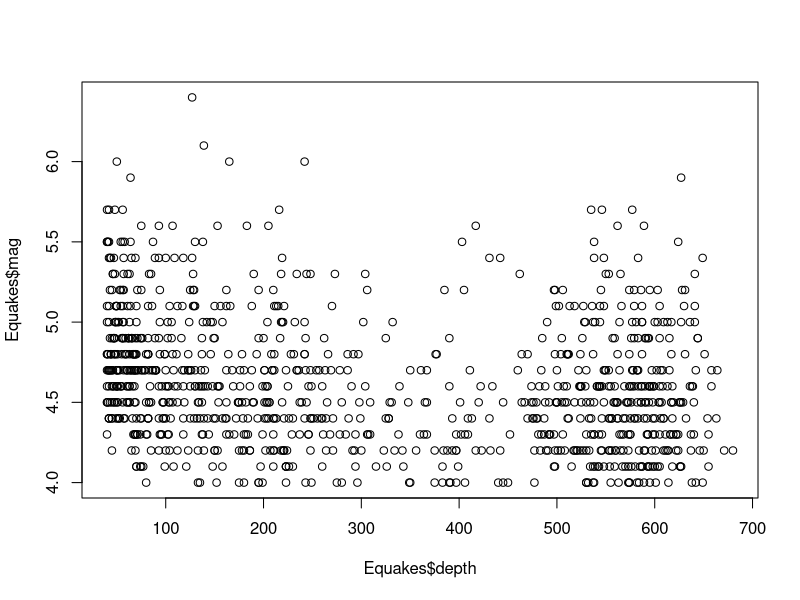
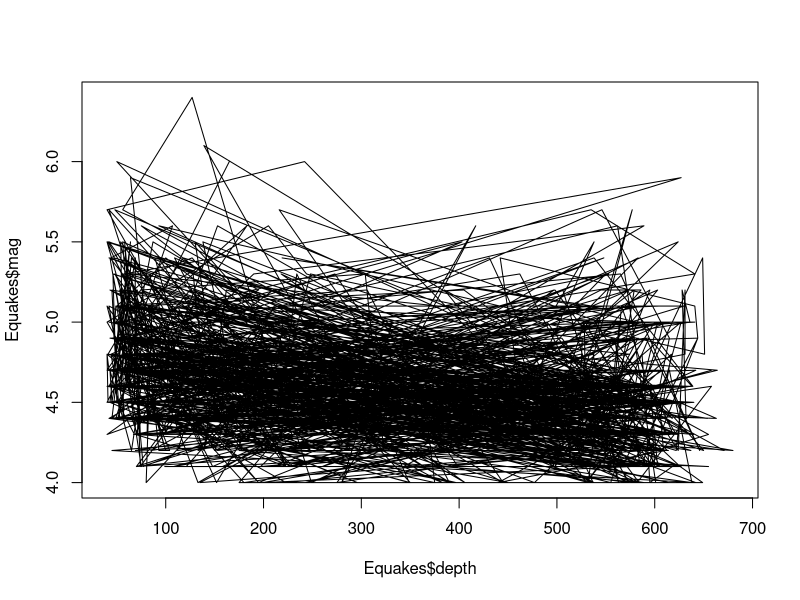
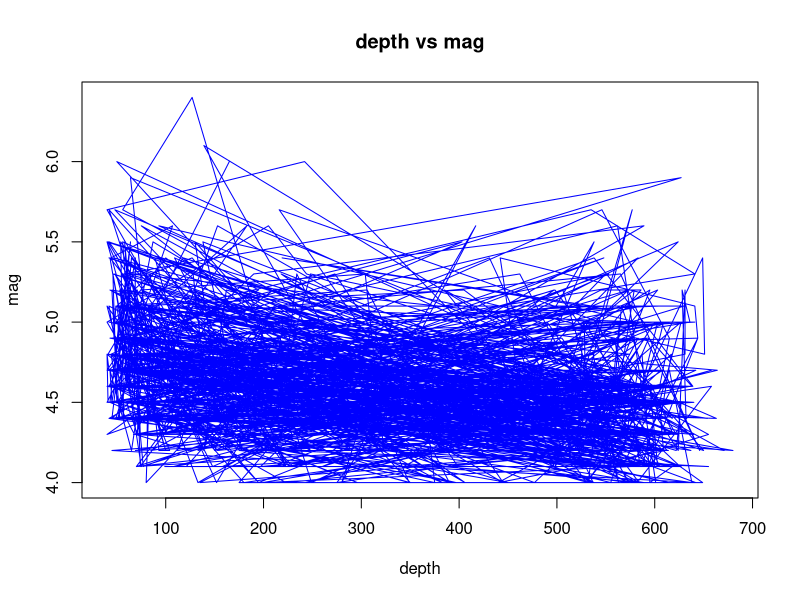
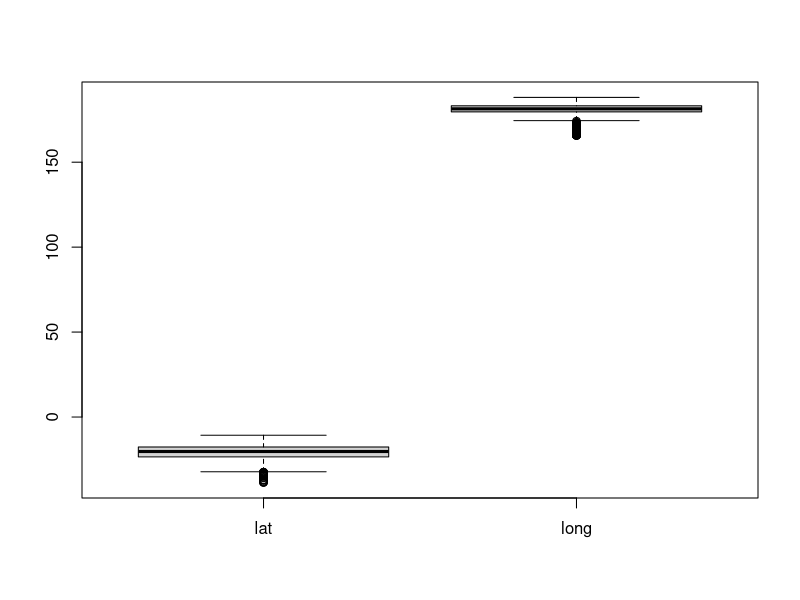
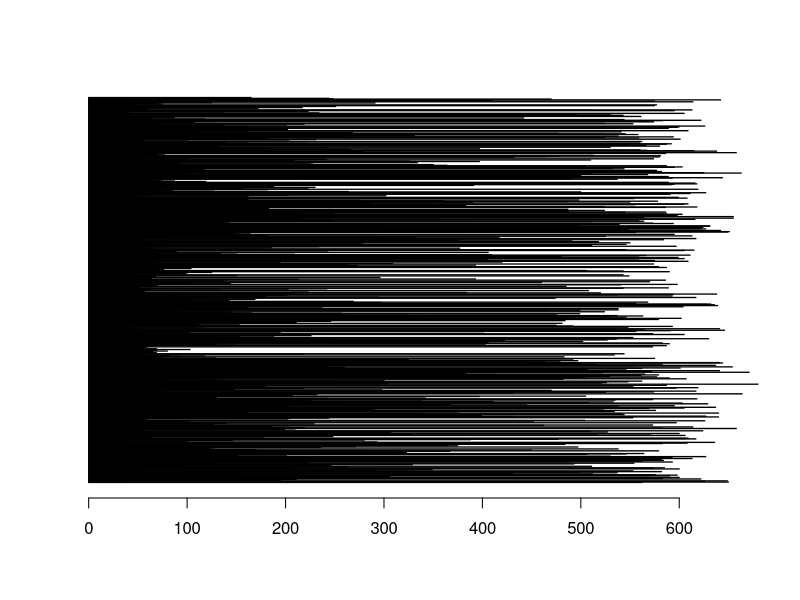
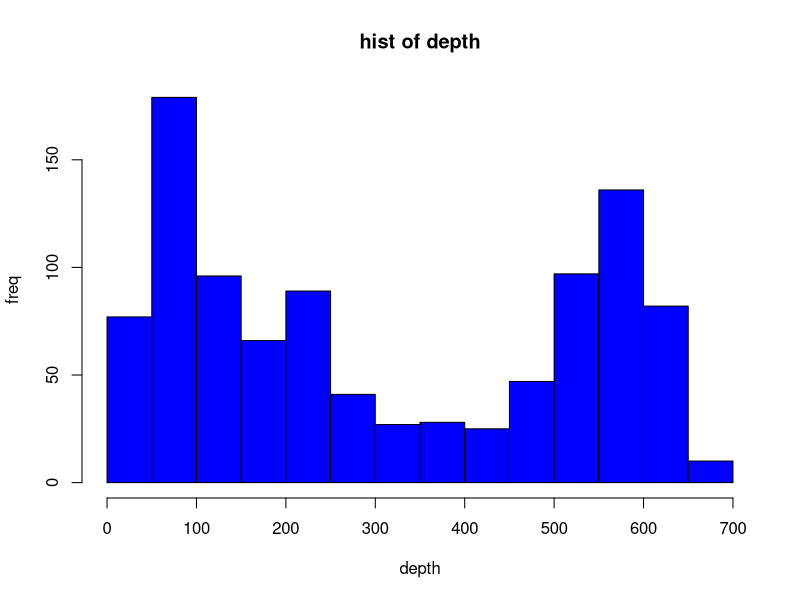
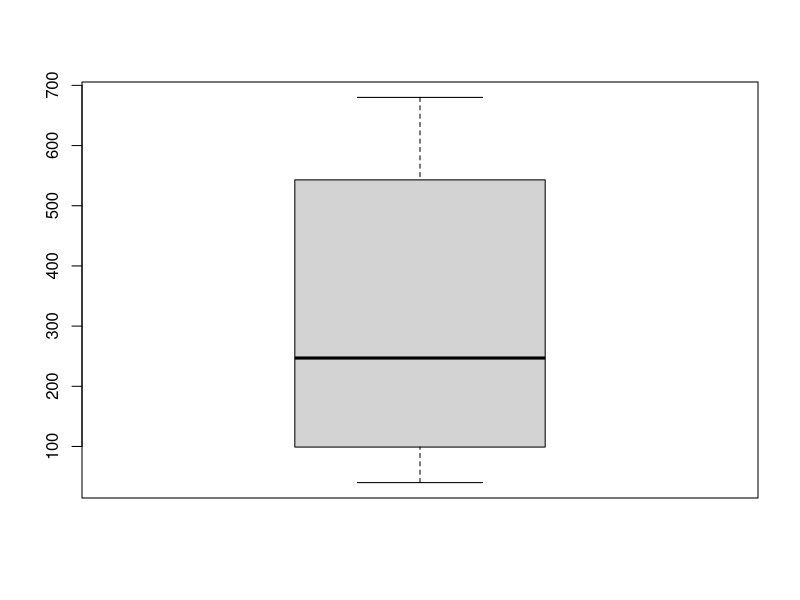
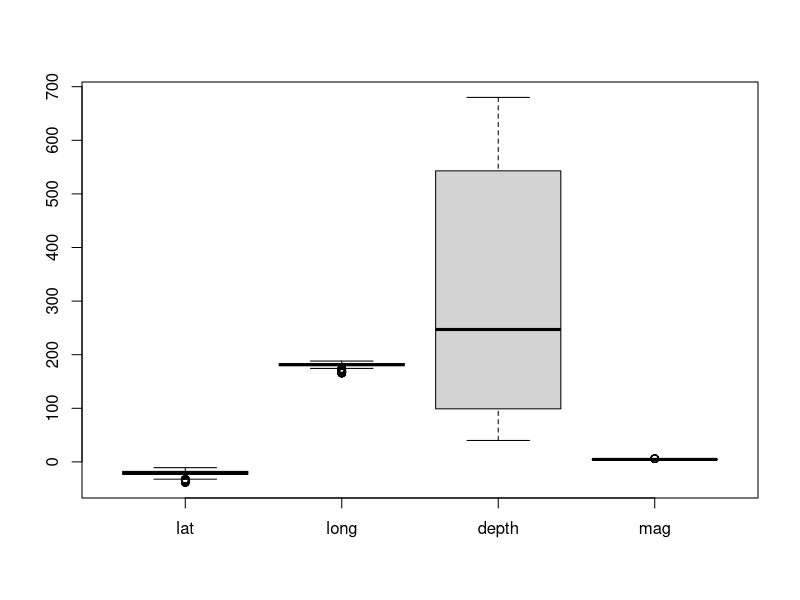

These charts were generated, in order, by the following R code:
library('datasets')
data('quakes')
View(quakes)
Equakes<- datasets::quakes
head(Equakes)
tail(Equakes)
summary(Equakes)
Equakes[,c(1,2)]
plot(Equakes$depth, Equakes$mag)
plot(Equakes$depth, Equakes$mag, type="l")
plot(Equakes$depth, Equakes$mag, type='l', main = 'depth vs mag', xlab = 'depth', ylab='mag', col = 'blue')
boxplot(Equakes[,c(1,2)])

#horizontal box plot
barplot(Equakes$depth, horiz = TRUE)

#histogram
hist(Equakes$depth, xlab ='depth', ylab = 'freq', main='hist of depth', col='blue')

#boxplot
boxplot(Equakes$depth)
boxplot(Equakes[,1:4])

par(mfrow=c(3,3),mar=c(2,5,2,1),  las=1, bty="o")

plot(Equakes$depth)
plot(Equakes$depth, Equakes$mag)
plot(Equakes$stations, type= "l")
plot(Equakes$depth, type= "p")
plot(Equakes$long, type= "p")
barplot(Equakes$depth, main = 'depth informtion',
        xlab = 'depth', col='green',horiz = TRUE)
hist(Equakes$lat)
boxplot(Equakes$long)
boxplot(Equakes[,0:4], main='Multiple plots')

